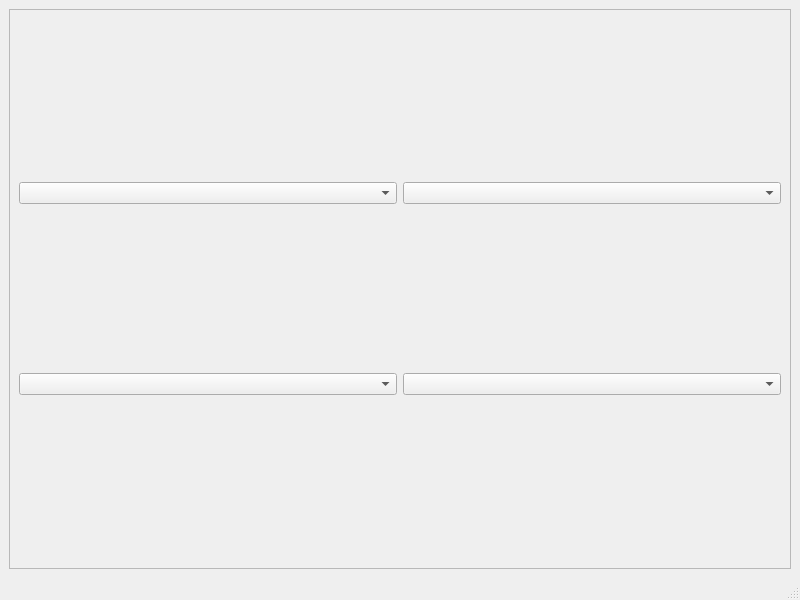
<?xml version="1.0" encoding="UTF-8"?>
<ui version="4.0">
 <class>MainWindow</class>
 <widget class="QMainWindow" name="MainWindow">
  <property name="geometry">
   <rect>
    <x>0</x>
    <y>0</y>
    <width>800</width>
    <height>600</height>
   </rect>
  </property>
  <property name="windowTitle">
   <string>MainWindow</string>
  </property>
  <widget class="QWidget" name="centralwidget">
   <layout class="QGridLayout" name="gridLayout">
    <item row="0" column="0">
     <widget class="QScrollArea" name="scrollArea">
      <property name="widgetResizable">
       <bool>true</bool>
      </property>
      <widget class="QWidget" name="scrollAreaWidgetContents">
       <property name="geometry">
        <rect>
         <x>0</x>
         <y>0</y>
         <width>780</width>
         <height>536</height>
        </rect>
       </property>
       <layout class="QGridLayout" name="gridLayout_2">
        <item row="0" column="0">
         <widget class="QComboBox" name="comboBox"/>
        </item>
        <item row="0" column="1">
         <widget class="QComboBox" name="comboBox_2"/>
        </item>
        <item row="1" column="0">
         <widget class="QComboBox" name="comboBox_3"/>
        </item>
        <item row="1" column="1">
         <widget class="QComboBox" name="comboBox_4"/>
        </item>
       </layout>
      </widget>
     </widget>
    </item>
   </layout>
  </widget>
  <widget class="QMenuBar" name="menubar">
   <property name="geometry">
    <rect>
     <x>0</x>
     <y>0</y>
     <width>800</width>
     <height>22</height>
    </rect>
   </property>
  </widget>
  <widget class="QStatusBar" name="statusbar"/>
 </widget>
 <resources/>
 <connections/>
</ui>
